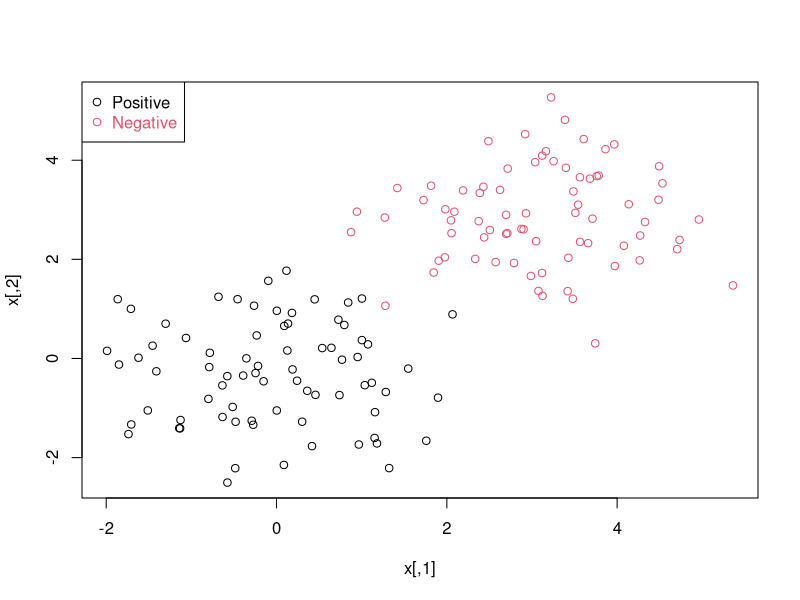
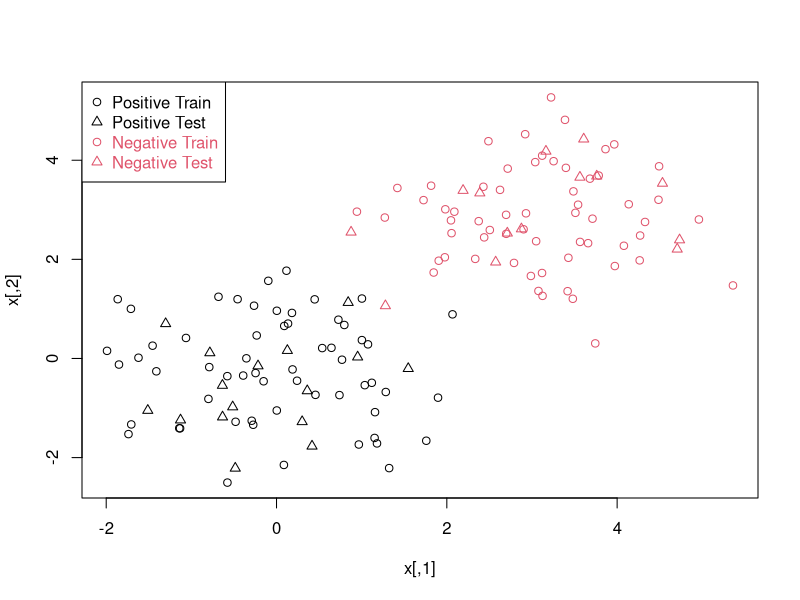

Recreate these plots in R, in order.
n <- 150 # number of data points
p <- 2 # dimension
sigma <- 1 # variance of the distribution
meanpos <- 0 # centre of the distribution of positive examples
meanneg <- 3 # centre of the distribution of negative examples
npos <- round(n/2) # number of positive examples
nneg <- n-npos # number of negative examples
# Generate the positive and negative examples
xpos <- matrix(rnorm(npos*p,mean=meanpos,sd=sigma),npos,p)
xneg <- matrix(rnorm(nneg*p,mean=meanneg,sd=sigma),npos,p)
x <- rbind(xpos,xneg)
# Generate the labels
y <- matrix(c(rep(1,npos),rep(-1,nneg)))
# Visualize the data
plot(x,col=ifelse(y>0,1,2))
legend("topleft",c('Positive','Negative'),col=seq(2),pch=1,text.col=seq(2))
#
ntrain <- round(n*0.8) # number of training examples
tindex <- sample(n,ntrain) # indices of training samples
xtrain <- x[tindex,]
xtest <- x[-tindex,]
ytrain <- y[tindex]
ytest <- y[-tindex]
istrain=rep(0,n)
istrain[tindex]=1
# Visualize
plot(x,col=ifelse(y>0,1,2),pch=ifelse(istrain==1,1,2))
legend("topleft",c('Positive Train','Positive Test','Negative Train','Negative Test'),col=c(1,1,2,2), pch=c(1,2,1,2), text.col=c(1,1,2,2))
